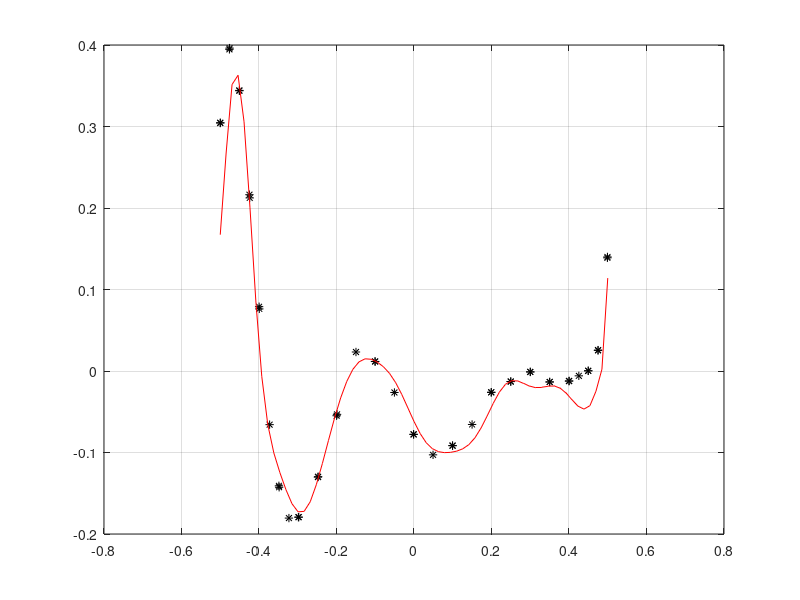
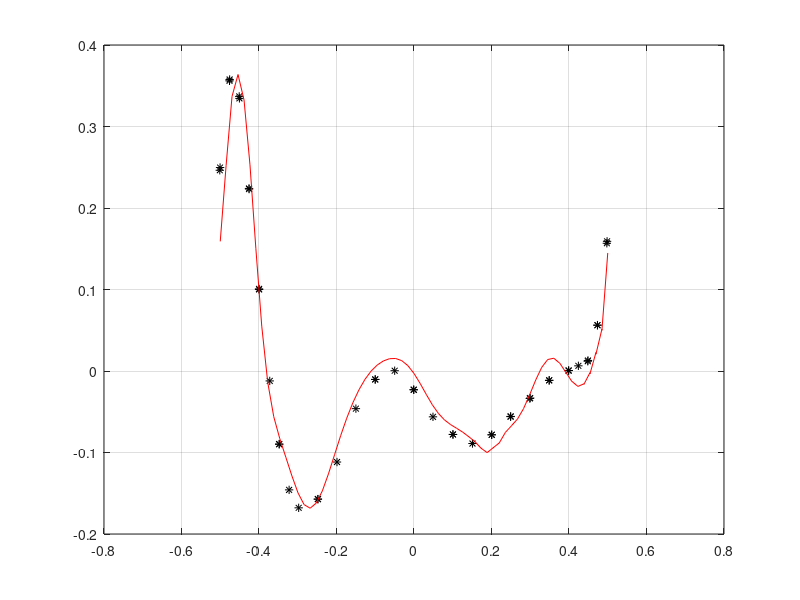
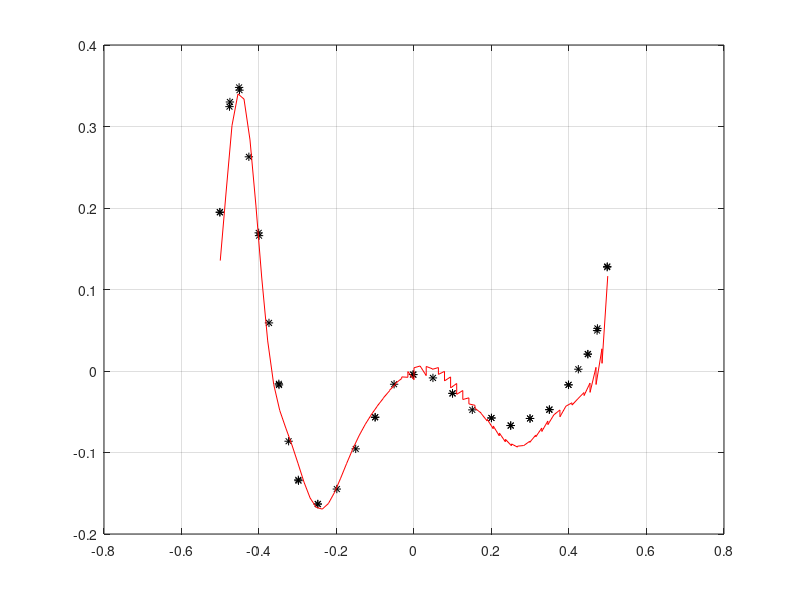
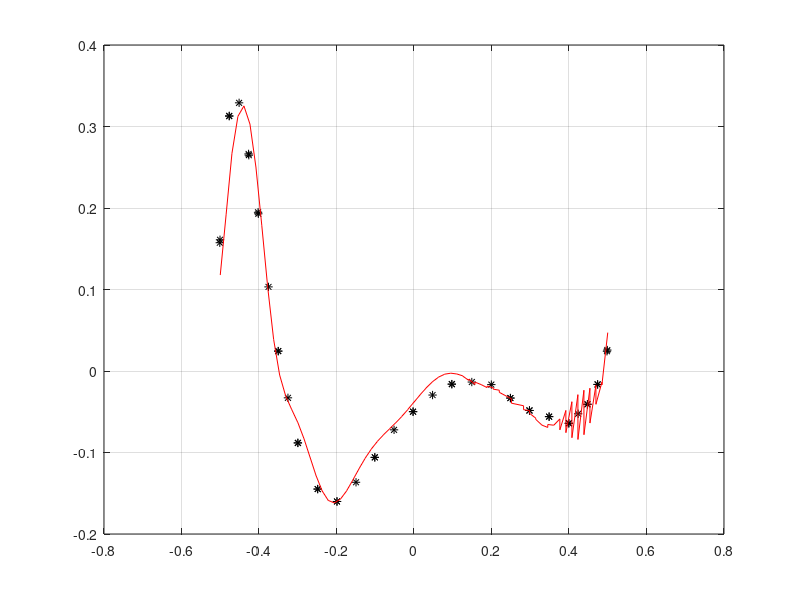

Write MATLAB code to recreate these figures, in order. (Note: this script raises an error after producing the figures.)
close all
clear all

L = 2.5;
Sw = 0.933845;
rho = 1025.1;
g = 9.81;
Fr = [0.250 0.267 0.289 0.316 0.354 0.408];
v = Fr*sqrt(g*L);


exp250 = load('./tokyoFr025.csv');
num250 = load('./test_wigley_Fr250_water_line.txt');
[S,I] = sort(num250(:,1));

num250Sorted = num250(I,:);
figure(1)
plot(exp250(:,1),exp250(:,2),'k*')
hold on
plot(num250Sorted(:,1)/L,2*g*num250Sorted(:,3)/v(1)^2,'r')
grid on

exp267 = load('./tokyoFr0267.csv');
num267 = load('./test_wigley_Fr267_water_line.txt');
[S,I] = sort(num267(:,1));

num267Sorted = num267(I,:);
figure(2)
plot(exp267(:,1),exp267(:,2),'k*')
hold on
plot(num267Sorted(:,1)/L,2*g*num267Sorted(:,3)/v(2)^2,'r')
grid on


exp289 = load('./tokyoFr0289.csv');
num289 = load('./test_wigley_Fr289_water_line.txt');
[S,I] = sort(num289(:,1));

num289Sorted = num289(I,:);
figure(3)
plot(exp289(:,1),exp289(:,2),'k*')
hold on
plot(num289Sorted(:,1)/L,2*g*num289Sorted(:,3)/v(3)^2,'r')
grid on

exp316 = load('./tokyoFr0316.csv');
num316 = load('./test_wigley_Fr316_water_line.txt');
[S,I] = sort(num316(:,1));

num316Sorted = num316(I,:);
figure(4)
plot(exp316(:,1),exp316(:,2),'k*')
hold on
plot(num316Sorted(:,1)/L,2*g*num316Sorted(:,3)/v(4)^2,'r')
grid on

exp354 = load('./tokyoFr0354.csv');
num354 = load('./test_wigley_Fr354_water_line.txt');
[S,I] = sort(num354(:,1));

num354Sorted = num354(I,:);
figure(5)
plot(exp354(:,1),exp354(:,2),'k*')
hold on
plot(num354Sorted(:,1)/L,2*g*num354Sorted(:,3)/v(5)^2,'r')
grid on



exp408 = load('./tokyoFr0408.csv');
num408 = load('./test_wigley_Fr408_water_line.txt');
[S,I] = sort(num408(:,1));

num408Sorted = num408(I,:);
figure(6)
plot(exp408(:,1),exp408(:,2),'k*')
hold on
plot(num408Sorted(:,1)/L,2*g*num408Sorted(:,3)/v(6)^2,'r')
grid on


forces250 = load('./test_wigley_Fr250_force.txt');
forces267 = load('./test_wigley_Fr267_force.txt');
forces289 = load('./test_wigley_Fr289_force.txt');
forces316 = load('./test_wigley_Fr316_force.txt');
forces354 = load('./test_wigley_Fr354_force.txt');
forces408 = load('./test_wigley_Fr408_force.txt');

figure(7)
plot(forces250(:,1),forces250(:,2),forces267(:,1),forces267(:,2),forces289(:,1),forces289(:,2),forces316(:,1),forces316(:,2),forces354(:,1),forces354(:,2),forces408(:,1),forces408(:,2))
grid on

Dw = [mean(forces250(end-30:end,2)),
      mean(forces267(end-30:end,2)),
      mean(forces289(end-30:end,2)),
      mean(forces316(end-30:end,2)),
      mean(forces354(end-30:end,2)),
      mean(forces408(end-30:end,2))]

Cdw = Dw./(0.5*rho*v.^2*Sw)'

CdwExp1 = load('wigleyDragExp1.csv');
CdwExp2 = load('wigleyDragExp2.csv');
CdwExp3 = load('wigleyDragExp3.csv');
CdwExp4 = load('wigleyDragExp4.csv');

figure(8)
plot(Fr,Cdw' ,'r*-')
hold on

plot(CdwExp1(:,1),CdwExp1(:,2),'k*')
plot(CdwExp2(:,1),CdwExp2(:,2),'kd')
plot(CdwExp3(:,1),CdwExp3(:,2),'ko')
plot(CdwExp4(:,1),CdwExp4(:,2),'k+')
axis([0.08 0.42 -1e-3 3.8e-3])
grid on

